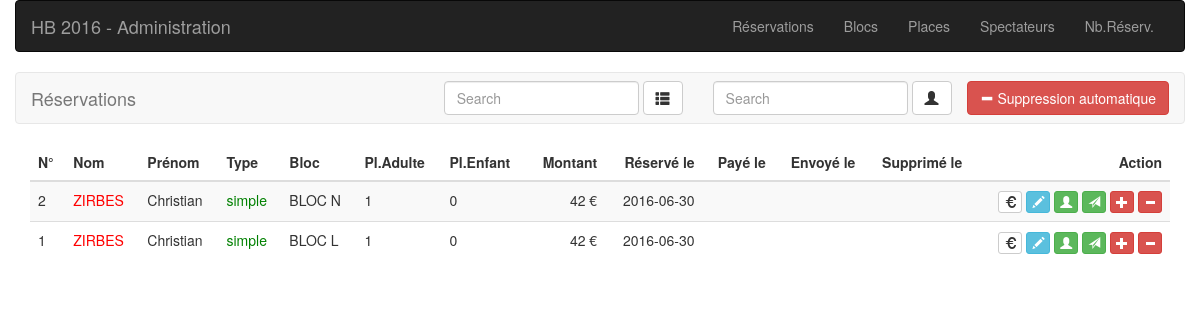
The app's page /admin/index.php with its own data.
### tables this page shows
CREATE TABLE `hb16_reservations` (
`id` int(11) NOT NULL,
  `user_id` int(11) NOT NULL,
  `owner` varchar(200) DEFAULT NULL,
  `jour` varchar(25) NOT NULL,
  `type` varchar(25) NOT NULL,
  `bloc` varchar(25) NOT NULL,
  `nbplaces` int(11) NOT NULL,
  `nbplaces_half` int(11) NOT NULL,
  `montant` int(11) NOT NULL,
  `reserve_le` date DEFAULT NULL,
  `paye_le` date DEFAULT NULL,
  `envoye_le` date DEFAULT NULL,
  `supprime_le` date DEFAULT NULL,
  `pack_le` datetime DEFAULT NULL
);

CREATE TABLE `hb16_users` (
`id` int(11) NOT NULL,
  `firstname` varchar(100) NOT NULL,
  `lastname` varchar(100) NOT NULL,
  `address` varchar(250) NOT NULL,
  `code` varchar(25) NOT NULL,
  `localite` varchar(100) NOT NULL,
  `country` varchar(25) NOT NULL DEFAULT 'Belgium',
  `telephone` varchar(100) NOT NULL,
  `email` varchar(250) NOT NULL,
  `password` varchar(250) NOT NULL,
  `reset_token` varchar(60) DEFAULT NULL,
  `reset_at` datetime DEFAULT NULL
);

### admin/index.php (the view, shortened to what this page needs)
<?php
    require_once '../inc/conn.php';
    $req = $pdo->prepare("SELECT  *, r.id as rid FROM hb16_reservations as r, hb16_users as u WHERE r.user_id= u.id ORDER BY r.id DESC  ");
    $req->execute();
?>
<?php require 'inc/header.php'; ?>
<nav class="navbar navbar-default">
  <div class="container-fluid">
    <div class="navbar-header">
      <a class="navbar-brand" href="#">Réservations</a>
    </div>
    <div class="collapse navbar-collapse" id="bs-example-navbar-collapse-1">
      <ul class="nav navbar-nav navbar-right">
        <li><button id="btnSuppAuto" type="button" class="btn btn-danger navbar-btn"><span class="glyphicon glyphicon-minus" aria-hidden="true"></span> Suppression automatique</button></li>
      </ul>
        <form action="" method="POST" class="navbar-form navbar-right" role="search">
        <div class="form-group">
            <input name="searchNom" type="text" class="form-control" placeholder="Search">
        </div>
            <button name="btnSearchNom" type="submit" class="btn btn-default"><span class="glyphicon glyphicon-user" aria-hidden="true"></span></button>
      </form>
      <form action="" method="POST" class="navbar-form navbar-right" role="search">
        <div class="form-group">
          <input name="searchReserv" type="text" class="form-control" placeholder="Search">
        </div>
          <button name="btnSearchReserv" type="submit" class="btn btn-default"><span class="glyphicon glyphicon-th-list" aria-hidden="true"></span></button>
      </form>
    </div>
  </div>
</nav>
<div class="col-md-12">
    <table class="table table-striped table-hover ">
        <thead>
            <th>N°</th>
            <th>Nom</th>
            <th>Prénom</th>
            <th>Type</th>
            <th>Bloc</th>
            <th>Pl.Adulte</th>
            <th>Pl.Enfant</th>
            <th style="text-align: right;">Montant</th>
            <th style="text-align: right;">Réservé le</th>
            <th style="text-align: right;">Payé le</th>
            <th style="text-align: right;">Envoyé le</th>
            <th style="text-align: right;">Supprimé le</th>
            <th style="text-align: right;">Action</th>
        </thead>
        <tbody>
            <?php while($res = $req->fetch()): ?>
            <?php $totPlaces = intval($res->nbplaces)+intval($res->nbplaces_half); ?>
            <tr>
                <td style="text-align: left;"><?= $res->rid; ?></td>
                <td style="text-align: left;color:red;"><?= strtoupper($res->lastname); ?></td>
                <td style="text-align: left;"><?= $res->firstname; ?></td>
                <td style="text-align: left;color:green;"><?= $res->type; ?></td>
                <td style="text-align: left;"><?= $res->bloc; ?></td>
                <td style="text-align: left;"><?= $res->nbplaces; ?></td>
                <td style="text-align: left;"><?= $res->nbplaces_half; ?></td>
                <td style="text-align: right;"><?= $res->montant; ?> €</td>
                <td style="text-align: right;"><?= $res->reserve_le; ?></td>
                <td style="text-align: right;"><?= $res->paye_le; ?></td>
                <td style="text-align: right;"><?= $res->envoye_le; ?></td>
                <td style="text-align: right;"><?= $res->supprime_le; ?></td>
                <td style="text-align: right;">
                    <a href="#" class="btn btn-default btn-xs" data-toggle="modal" data-target=".bs-example-modal-sm" data-id="<?= $res->rid; ?>"><span class="glyphicon glyphicon-euro" aria-hidden="true"></span></a>
                    <a href="inc/printReservation.php?id=<?= $res->rid; ?>" class="btn btn-info btn-xs" title="imprimer"><span class="glyphicon glyphicon-pencil" aria-hidden="true"></span></a>
                    <a href="#" class="btn btn-success btn-xs" title="attribuer les places" data-toggle="modal" data-target=".bs-places-modal-sm" data-id="<?= $res->rid; ?>" data-jour="<?= $res->jour; ?>" data-nbplaces="<?= $totPlaces; ?>"><span class="glyphicon glyphicon-user" aria-hidden="true"></span></a>
                    <a href="inc/doEnvoyeLe.php?reserv=<?= $res->rid; ?>" class="btn btn-success btn-xs" title="envoyer"><span class="glyphicon glyphicon-send" aria-hidden="true"></span></a>
                    <a href="inc/doAccepteLe.php?reserv=<?= $res->rid; ?>" class="btn btn-danger btn-xs" title="accepter"><span class="glyphicon glyphicon-plus" aria-hidden="true"></span></a>
                    <a href="inc/doSupprimeLe.php?reserv=<?= $res->rid; ?>" class="btn btn-danger btn-xs" title="supprimer"><span class="glyphicon glyphicon-minus" aria-hidden="true"></span></a>
                </td>
             </tr>
             <?php endwhile; ?>
        </tbody>
    </table>
</div>
<?php require 'inc/footer.php';

### records on screen
hb16_reservations: id "2", user.lastname "ZIRBES", user.firstname "Christian", type "simple", bloc "BLOC N", nbplaces "1", nbplaces_half "0", montant "42", reserve_le "2016-06-30"
hb16_reservations: id "1", user.lastname "ZIRBES", user.firstname "Christian", type "simple", bloc "BLOC L", nbplaces "1", nbplaces_half "0", montant "42", reserve_le "2016-06-30"
